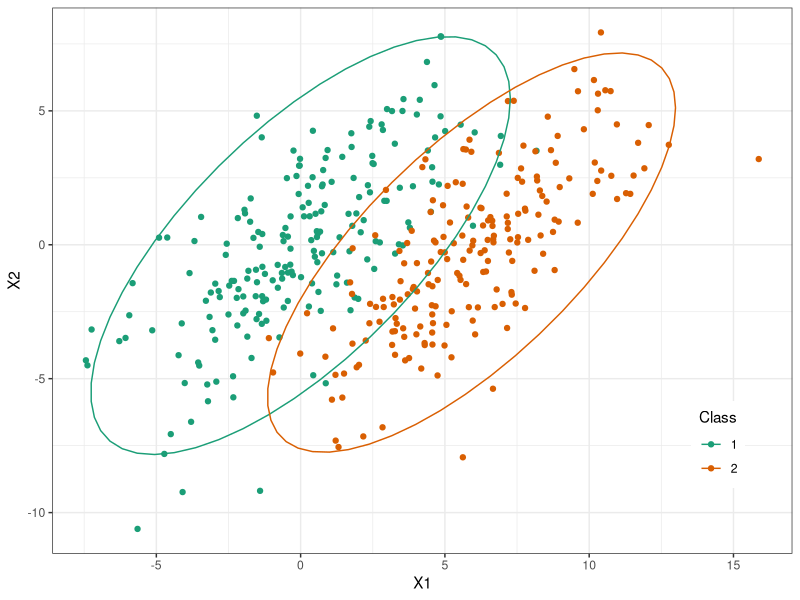
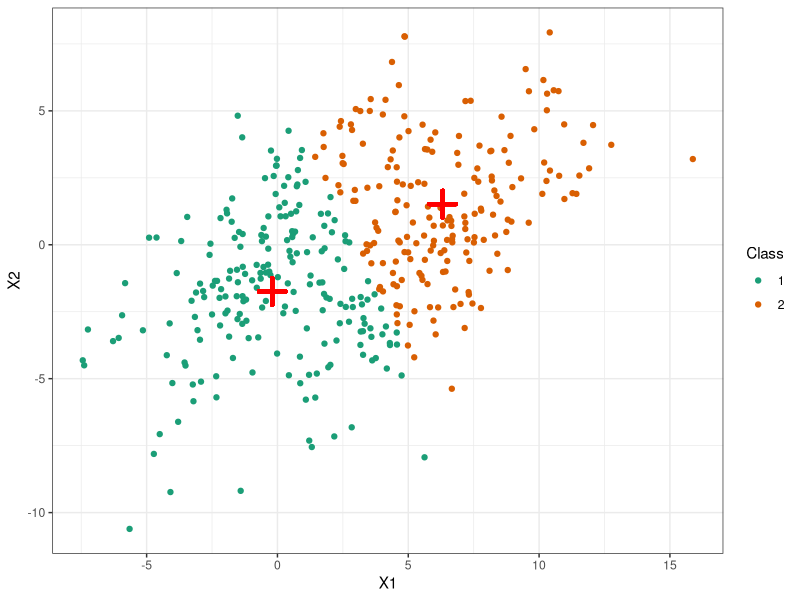
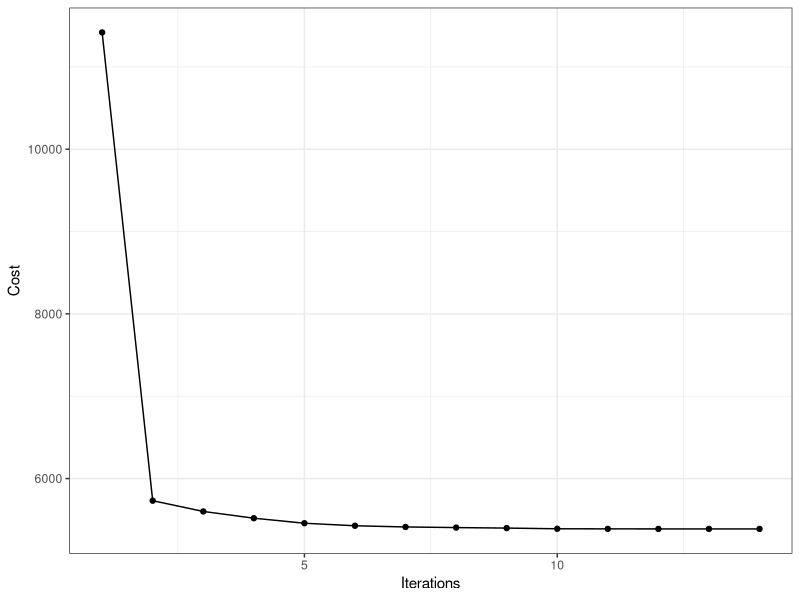
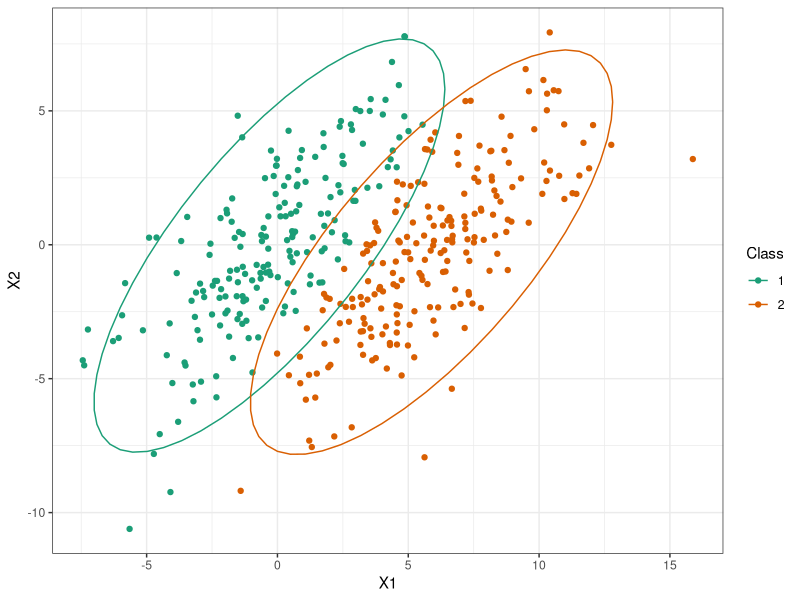
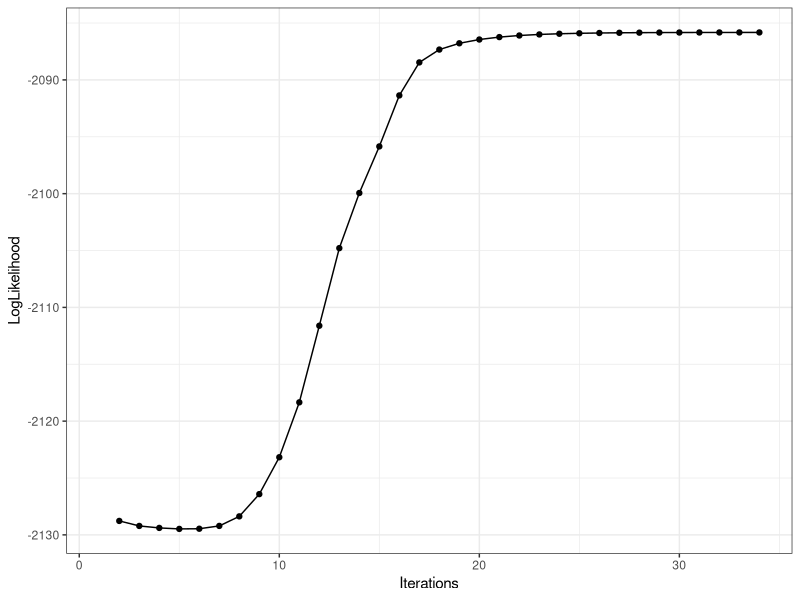

Recreate these plots in R, in order.
## ---- chunk 1
library(MASS)
library(ggplot2)
set.seed(101)
mu_1 <- c(0.1, 0.1); mu_2 <- c(6.0, 0.1)
Sigma <- matrix(c(10, 7, 7, 10), nrow = 2)
# Generate two samples
sample_1 <- mvrnorm(n=200, mu=mu_1, Sigma = Sigma)
sample_2 <- mvrnorm(n=200, mu=mu_2, Sigma = Sigma)

sample <- rbind(sample_1, sample_2)
colnames(sample) <- c("X1", "X2")
classes <- c(rep(1, 200), rep(2, 200))
data <- as.data.frame(sample)
data["Class"] <- as.factor(classes)
## ---- chunk 2
p <- ggplot(data, aes(X1, X2, color = Class)) +
  geom_point() + stat_ellipse(type = "norm") + theme_bw()
legend <- theme(legend.position = c(0.9, 0.2))
p + legend + scale_color_brewer(palette="Dark2")
## ---- chunk 3
cost <- function(x, centroid, R) {
  sum((x - t(centroid) %*% t(R)) ** 2)
}

km_e_step <- function(x, centroid, A) {
  norm_vec <- function(y) sqrt(sum(y^2)) # euclidean norm
  for (i in 1:nrow(A)) {
    dist_1 <- norm_vec(x[,i] - centroid[1,])
    dist_2 <- norm_vec(x[,i] - centroid[2,])
    k <- which.min(c(dist_1, dist_2))
    # assign r[i,k]
      if (k == 1) {
        A[i,] <- c(1,0)
      } else {
        A[i,] <- c(0,1)
      }
  }
  A
}

km_m_step <- function(x, centroid, A) {
  C1 <- x %*% A[,1] / sum(A[,1])
  C2 <- x %*% A[,2] / sum(A[,2])
  centroid <- matrix(c(C1,C2),ncol=2,byrow = TRUE)
  centroid
}

km_ <- function(x, centroid, R, max.iter) {
  cost_old <- 1L
  cost_new <- 0
  i <- 0
  cost_vec <- c()
  while ((cost_new != cost_old) & (i < max.iter)) {
    R <- R <- km_e_step(x, centroid, R)
    cost_old <- cost(x, centroid, R)
    cost_vec <- c(cost_vec, cost_old)
    centroid <- km_m_step(x, centroid, R)
    cost_new <- cost(x, centroid, R)
    cost_vec <- c(cost_vec, cost_new)
    i <- i + 1
  }
  cluster <- apply(t(R), FUN = which.max, MARGIN = 2)
  r <- list(centroid=centroid, R=R, cluster=cluster, cost=cost_vec)
  r
}

X <- t(sample)
R <- matrix(0, nrow=ncol(X), ncol=2)
centroid <- matrix(c(0,0,1,1),ncol=2,byrow=TRUE)
r <- km_(X, centroid, R, max.iter = 20)
mc_err <- mean(classes != r$cluster)
## ---- chunk 4
data <- data.frame("X1"=X[1,], "X2"=X[2,], "Class"=factor(r$cluster))
ggplot(data, aes(x=X1, y=X2, col=Class)) + geom_point() +
  geom_point(aes(x=r$centroid[1,1],y=r$centroid[1,2]),
             size=5, shape=3, color="red", stroke=2) +
  geom_point(aes(x=r$centroid[2,1],y=r$centroid[2,2]),
             size=5, shape=3, color="red", stroke=2) +
  theme_bw() + scale_color_brewer(palette="Dark2")

conv <- data.frame("Iterations" = 1:length(r$cost), "Cost" = r$cost)
ggplot(conv, aes(Iterations, Cost)) + geom_line() + geom_point() + theme_bw()
## ---- chunk 5
normal_density <- function(x, mean, sigma) {
  cf <- chol(sigma)
  tmp <- backsolve(cf, t(x) - mean, transpose = TRUE)
  rss <- colSums(tmp^2)
  lv <- -sum(log(diag(cf))) - 0.5 * ncol(x) * log(2 * 
            pi) - 0.5 * rss
  exp(lv)
}
## ---- chunk 6
e_step <- function(x, theta) {
  mix.p <- c(theta[[1]], theta[[2]])
  mu_1 <- theta[[3]]; mu_2 <- theta[[4]]
  Sigma_1 <- theta[[5]]
  Sigma_2 <- theta[[6]]
  
  a <- mix.p[1] * normal_density(x, mean=mu_1, sigma=Sigma_1)
  b <- mix.p[2] * normal_density(x, mean=mu_2, sigma=Sigma_2)
  resp_1 <- a / (a+b)
  resp_2 <- b / (a+b)
  r <- list("loglik"=sum(log(a+b)), "responsibilities"=cbind(resp_1, resp_2))
  r
}

m_step <- function(x, resps) {
  mu_1.dagger <- as.vector(crossprod(resps[,1],x) / sum(resps[,1]))
  mu_2.dagger <- as.vector(crossprod(resps[,2],x) / sum(resps[,2]))
  
  Sigma_1.dagger <- t(resps[,1] * t(apply(x, 1, function(x) x - mu_1.dagger))) %*% 
    (resps[,1] * t(apply(x, 1, function(x) x - mu_1.dagger))) * 1/sum(resps[,1])
  Sigma_2.dagger <- t(resps[,2] * t(apply(x, 1, function(x) x - mu_2.dagger))) %*% 
    (resps[,2] * t(apply(x, 1, function(x) x - mu_2.dagger))) * 1/sum(resps[,2])
  
  pi_1.dagger <- sum(resps[,1]) / 400
  pi_2.dagger <- sum(resps[,2]) / 400
  
  r <- list(p1=pi_1.dagger, p2=pi_2.dagger, mu1=mu_1.dagger, mu2=mu_2.dagger,
            sig1=Sigma_1.dagger, sig2=Sigma_2.dagger)
  r
}

EM <- function(x, init, max.iter, tol=10e-4) {
  for (i in 1:max.iter) {
    if (i == 1) {
      E_ <- e_step(x, init)
      M_ <- m_step(x, E_$responsibilities)
      old.loglik <- E_$loglik
      loglik.vec <- E_$loglik
    } else {
      E_ <- e_step(x, M_)
      M_ <- m_step(x, E_$responsibilities)
      loglik.vec <- c(loglik.vec, E_$loglik)
      condition <- abs((E_$loglik - old.loglik))
      if (condition < tol) {
        break
      } else {
        old.loglik <- E_$loglik
      }
    }
  }
  list(p1=M_$p1, p2=M_$p2, mu1=M_$mu1, mu2=M_$mu2,
       sig1=M_$sig1, sig2=M_$sig2,
       responsibilities = E_$responsibilities, loglik = loglik.vec)
}
## ---- chunk 7
theta.init <- list(0.5, 0.5, c(0,0), c(1,1), diag(2), diag(2)) # initializations
res <- EM(sample, theta.init, 100)
pred <- apply(res$responsibilities, 1, function(row) which.max(row))
mc_err2 <- mean(pred != classes)
## ---- chunk 8
data <- data.frame(X1 = sample[,1], X2 = sample[,2], "Class" =  as.factor(pred))
p <- ggplot(data, aes(X1, X2, color = Class)) +
  geom_point() + stat_ellipse(type = "norm") +
  theme_bw() + scale_color_brewer(palette="Dark2")
p

conv <- data.frame("Iterations" = 1:length(res$loglik), "LogLikelihood" = res$loglik)
p <- ggplot(conv, aes(Iterations, LogLikelihood)) + geom_line() + geom_point() + theme_bw() +
  ylim(range(res$loglik[2:length(res$loglik)]))
suppressWarnings(print(p))
## ---- chunk 9
data <- list()
for (i in 1:10) {
  sample_1 <- mvrnorm(n=200, mu=mu_1, Sigma = Sigma)
  sample_2 <- mvrnorm(n=200, mu=mu_2, Sigma = Sigma)
  sample <- rbind(sample_1, sample_2)
  colnames(sample) <- c("X1", "X2")

  data_i <- as.data.frame(sample)
  data_i["Class"] <- as.factor(c(rep(1, 200), rep(2, 200)))
  data[[i]] <- data_i
}
new_results <- data.frame("K_Means"=numeric(10),
                          "EM"=numeric(10),
                          "Absolute_Diff"=numeric(10))
for (i in 1:10) {
  X <- t(data[[i]][,c("X1", "X2")])
  r1 <- km_(X, centroid, R, max.iter=20)
  mc_err1 <- mean(classes != r1$cluster)
  new_results$K_Means[i] <- mc_err1
  
  r2 <- EM(t(X), theta.init, 20)
  pred <- apply(r2$responsibilities, 1, function(row) which.max(row))
  mc_err2 <- mean(classes != pred)
  new_results$EM[i] <- mc_err2
}
new_results$Absolute_Diff <- abs(new_results$K_Means - new_results$EM)
new_results
sum(new_results$K_Means>new_results$EM)/10
